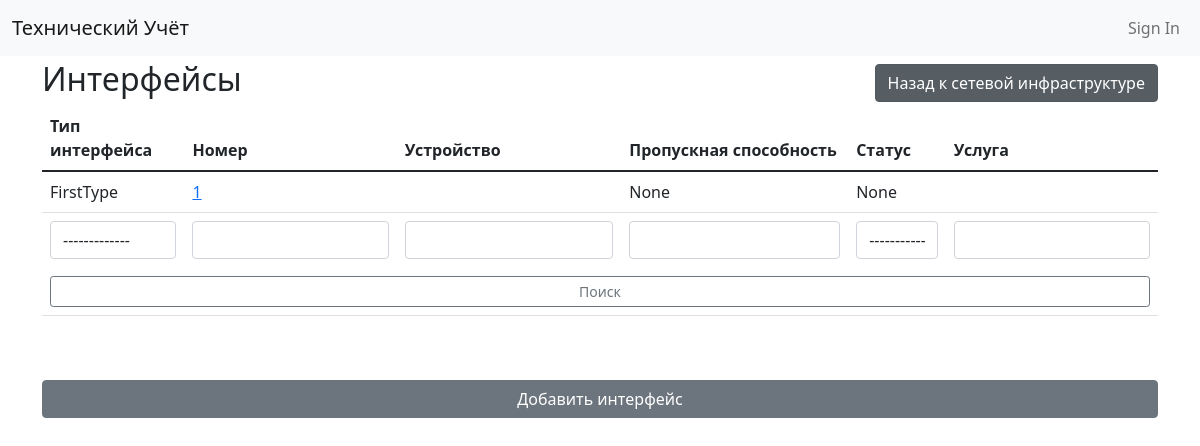
The app's page /connections/, older data.
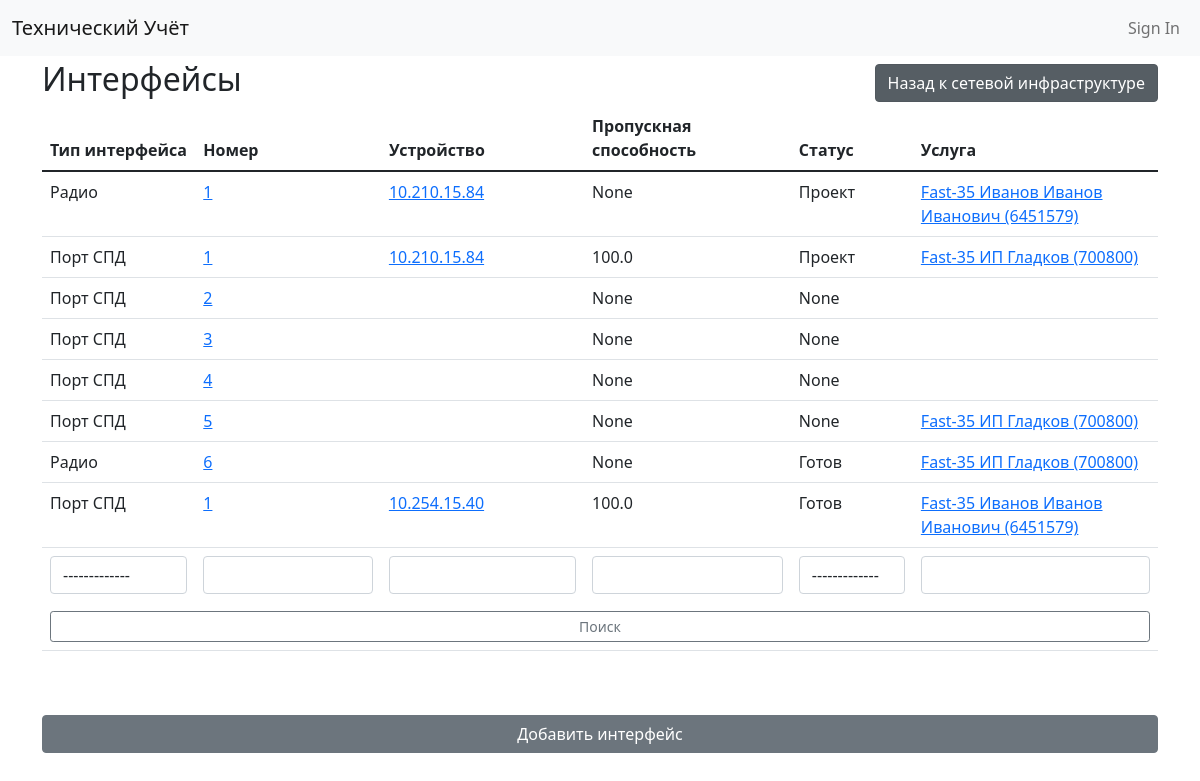
The same page, newer data.
### connections/models.py (models this page shows, shortened)
class ConnectionUnit(models.Model):
    type = models.ForeignKey(ConnectionUnitType, on_delete=models.CASCADE, verbose_name="Тип")
    status = models.ForeignKey(
        'abonents.objectstatus',
        on_delete=models.CASCADE,
        verbose_name="Статус",
        null=True,
        blank=True
    )
    number = models.IntegerField(
        'Порядковый номер интерфейса',
        blank=True,
        null=True,
        default=1
    )
    node = models.ForeignKey(
        'nodes.Node',
        on_delete=models.CASCADE,
        verbose_name="Логическое устройство",
        null=True,
        blank=True
    )
    service = models.ForeignKey(
        'services.service',
        on_delete=models.CASCADE,
        verbose_name="Сервис",
        null=True,
        blank=True
    )
    rate = models.FloatField('Пропускная способность', null=True, blank=True)
    entity = models.ForeignKey(
        "entities.entity",
        on_delete=models.CASCADE,
        verbose_name="Сущность",
        null=True,
        blank=True
    )
    parent_node_connection_unit = models.OneToOneField(
        "self",
        on_delete=models.SET_NULL,
        verbose_name="Порт родительского логического устройства",
        null=True,
        blank=True,
        related_name="children_node_connection_unit"
    )
    in_use_between_nodes = models.BooleanField("Используется для соединения оборудования", default=False)
    class Meta:
        verbose_name = "Интерфейс"
        verbose_name_plural = "Интерфейсы"
        ordering = ['id']
    def get_absolute_url(self):
        return reverse('connection-detail', kwargs={'pk': self.pk})

class ConnectionUnitType(models.Model):
    name = models.CharField('Наименование', max_length=16, unique=True)
    class Meta:
        verbose_name = "Тип интерфейса"
        verbose_name_plural = "Типы интерфейсов"
        ordering = ['id']
    def __str__(self):
        return self.name

### nodes/models.py (models this page shows, shortened)
class Node(models.Model):
    name = models.ForeignKey(
        NodeName,
        on_delete=models.CASCADE,
        verbose_name="Наименование",
        null=True,
        blank=True
    )
    type = models.ForeignKey(NodeType, on_delete=models.CASCADE, verbose_name="Тип")
    created_date = models.DateField('Дата создания', auto_now_add=True)
    change_date = models.DateField('Дата изменения', auto_now=True)
    entity = models.ForeignKey(
        "entities.entity",
        on_delete=models.CASCADE,
        verbose_name="Сущность",
        null=True,
        blank=True
    )
    status = models.ForeignKey(
        'abonents.objectstatus',
        on_delete=models.CASCADE,
        verbose_name="Статус",
        null=True,
        blank=True
    )
    building = models.ForeignKey(
        'buildings.building',
        on_delete=models.CASCADE,
        verbose_name="Здание",
        null=True,
        blank=True
    )
    ip_address = models.GenericIPAddressField("IP адрес", null=True, blank=True)
    parent = models.ForeignKey('self', models.CASCADE, null=True, blank=True, verbose_name='Родительское устройство')
    class Meta:
        verbose_name = "Логическое устройство"
        verbose_name_plural = "Логические устройства"
        ordering = ['id']
    def get_absolute_url(self):
        return reverse('node-detail', kwargs={'pk': self.pk})
    def __str__(self):
        return f'{self.name.name} {self.ip_address}'

### abonents/models.py (models this page shows, shortened)
class ObjectStatus(models.Model):
    name = models.CharField('Наименование', max_length=50, unique=True)
    class Meta:
        verbose_name = "Статус объекта"
        verbose_name_plural = "Статусы объектов"
        ordering = ['id']
    def __str__(self):
        return self.name

class Abonent(models.Model):
    name = models.CharField('Имя', max_length=25, unique=True)
    type = models.ForeignKey(AbonentType, on_delete=models.CASCADE, verbose_name="Тип")
    created_date = models.DateField('Дата создания', auto_now_add=True)
    change_date = models.DateField('Дата изменения', auto_now=True)
    enable_date = models.DateField('Дата подключения', blank=True, null=True)
    disable_date = models.DateField('Дата отключения', blank=True, null=True)
    phone = models.CharField('Номер телефона', max_length=30, unique=True, null=True, blank=True)
    contract = models.CharField('Номер договора', max_length=50, unique=True, null=True, blank=True)
    object_status = models.ForeignKey(
        ObjectStatus,
        on_delete=models.CASCADE,
        verbose_name='Статус',
        blank=True,
        null=True
    )
    building = models.ForeignKey(
        'buildings.building',
        on_delete=models.CASCADE,
        verbose_name="Здание",
        null=True,
        blank=True
    )
    class Meta:
        verbose_name = "Абонент"
        verbose_name_plural = "Абоненты"
        ordering = ['id']
    def __str__(self):
        return self.name

### services/models.py (models this page shows)
class Service(models.Model):
    name = models.ForeignKey(ServiceName, on_delete=models.CASCADE, verbose_name="Наименование")
    type = models.ForeignKey(ServiceType, on_delete=models.CASCADE, verbose_name="Тип")
    created_date = models.DateField('Дата создания', auto_now_add=True)
    change_date = models.DateField('Дата изменения', auto_now=True)
    abonent = models.ForeignKey(
        'abonents.Abonent',
        on_delete=models.CASCADE,
        verbose_name='Абонент',
        null=True,
        blank=True
    )
    entity = models.ForeignKey(
        "entities.entity",
        on_delete=models.CASCADE,
        verbose_name="Сущность",
        null=True,
        blank=True
    )
    status = models.ForeignKey(
        'abonents.objectstatus',
        on_delete=models.CASCADE,
        verbose_name="Статус",
        null=True,
        blank=True
    )
    class Meta:
        verbose_name = "Сервис"
        verbose_name_plural = "Сервисы"
        ordering = ['id']
    def __str__(self):
        return f'{self.name.name} {self.abonent} ({self.abonent.contract})'
    def get_absolute_url(self):
        return reverse('service-detail', kwargs={'pk': self.pk})

class ServiceName(models.Model):
    name = models.CharField('Наименование', max_length=16, unique=True)
    type = models.ForeignKey(ServiceType, on_delete=models.CASCADE, verbose_name="Тип")
    class Meta:
        verbose_name = "Имя сервиса"
        verbose_name_plural = "Имена сервисов"
        ordering = ['id']
    def __str__(self):
        return self.name

### connections/views.py (the view, shortened to what this page needs)
# urls.py: path("", ListAndCreateConnectionUnitView.as_view(), name='connection-list'),
class ListAndCreateConnectionUnitView(CreateView):
    model = ConnectionUnit
    template_name = "connections/list.html"
    fields = create_and_update_fileds
    def get_context_data(self, **kwargs):
        context = super().get_context_data(**kwargs)
        qs = self.model.objects.all()
        filtered = False
        if self.request.GET.get('type'):
            _type = self.request.GET.get('type')
            if _type.isdigit():
                qs = qs.filter(type__id=int(_type))
                filtered = True
                context['select_type'] = int(_type)
        if self.request.GET.get('object_status'):
            object_status = self.request.GET.get('object_status')
            if object_status.isdigit():
                qs = qs.filter(status__id=int(object_status))
                filtered = True
                context['select_object_status'] = int(object_status)
        if self.request.GET.get('number'):
            number = self.request.GET.get('number')
            if number.isdigit():
                qs = qs.filter(number=int(number))
                filtered = True
                context['number'] = int(number)
        if self.request.GET.get('rate'):
            rate = self.request.GET.get('rate')
            if rate.isdigit():
                qs = qs.filter(rate=int(rate))
                filtered = True
                context['rate'] = int(rate)
        page = 1
        if self.request.GET.get('page'):
            page = self.request.GET.get('page')
            if page.isdigit():
                page = int(page)
        paginator = Paginator(qs, 20)
        context['connections_pages'] = paginator.num_pages
        context["service_names"] = Service.objects.select_related('abonent').all()
        context["connections"] = paginator.get_page(page)
        context["connection_types"] = ConnectionUnitType.objects.all()
        context["services"] = Service.objects.all()
        context["object_statuses"] = ObjectStatus.objects.all()
        context["filtered"] = filtered
        context["nodes"] = Node.objects.all()
        return context

### techuchet/users/context_processors.py (called while the page is built)
def allauth_settings(request):
    return {
        "ACCOUNT_ALLOW_REGISTRATION": settings.ACCOUNT_ALLOW_REGISTRATION,
    }

### connections/templates/connections/list.html (shortened to what this page needs)
{% extends "base.html" %}
{% load crispy_forms_tags %}
{% block content %}
    <div class="d-flex justify-content-between align-items-center">
      <h2>Интерфейсы</h2>
      <a href="{% url 'net_infrustructure' %}"><button class="btn btn-secondary active" role="button" aria-pressed="true">Назад к сетевой инфраструктуре</button></a>
    </div>
    <table class="table">
        <thead>
          <tr>
            <th scope="col">Тип интерфейса</th>
            <th scope="col">Номер</th>
            <th scope="col">Устройство</th>
            <th scope="col">Пропускная способность</th>
            <th scope="col">Статус</th>
            <th scope="col">Услуга</th>
          </tr>
        </thead>
        <tbody>
            {% for connection in connections %}
                <tr>
                  <td>{{ connection.type.name }}</td>
                  <td><a href="{{ connection.get_absolute_url }}">{{ connection.number }}</a></td>
                  <td><a href="{{ connection.node.get_absolute_url }}">{{ connection.node.ip_address }}</a></td>
                    <td>{{ connection.rate }}</td>
                    <td>{{ connection.status }}</td>
                  <td>
                    {% if connection.in_use_between_nodes %}
                      {% if connection.parent_node_connection_unit %}
                        <a href="{{ connection.parent_node_connection_unit.get_absolute_url }}">
                          {{ connection.parent_node_connection_unit }}
                        </a>
                      {% elif connection.children_node_connection_unit %}
                        <a href="{{ connection.children_node_connection_unit.get_absolute_url }}">
                          {{ connection.children_node_connection_unit }}
                        </a>
                      {% else %}
                        Подключение оборудования
                      {% endif %}
                    {% else %}
                      {% if connection.service %}
                        <a href="{{ connection.service.get_absolute_url }}">{{ connection.service }}</a>
                      {% endif %}
                    {% endif %}
                  </td>
                </tr>
            {% endfor %}
            <form action=".">
              <tr class="form-table-search-tr">
                <td>
                  <select name="type" class="form-control form-table-search-input">
                    <option value="">-------------</option>
                  </select>
                </td>
                <td><input name="number" type="number" {% if number %}value="{{number}}"{% endif %} class="form-control form-table-search-input"></input></td>
                <td>
                <input name="ip_address" {% if ip_address %}value="{{ip_address}}"{% endif %} class="form-control form-table-search-input"></input>
                </td>
                <td><input name="rate" type="number" {% if rate %}value="{{rate}}"{% endif %} class="form-control form-table-search-input"></input></td>
                <td>
                  <select name="object_status" class="form-control form-table-search-input">
                    <option value="">-------------</option>
                  </select>
                </td>
                <td>
                <input name="service" {% if service %}value="{{service}}"{% endif %} class="form-control form-table-search-input"></input>
                </td>
              </tr>
              <tr {% if filtered %}class="form-table-search-tr"{% endif %}>
                <td colspan="6"><button class="w-100 btn btn-outline-secondary btn-sm" type="submit">Поиск</button></td>
              </tr>
            </form>
        </tbody>
      </table>
      <button type="button" class="w-100 btn btn-secondary mt-5" id="modal-btn" data-bs-toggle="modal" data-bs-target="#exampleModal">
        Добавить интерфейс
      </button>
{% endblock %}

Row changes from the older to the newer data that the page shows:
removed ConnectionUnit: type.name "FirstType", number "1", rate "None", status "None"
added ConnectionUnit: type.name "Радио", number "1", node.ip_address "10.210.15.84", rate "None", status "Проект", service "Fast-35 Иванов Иванов Иванович (6451579)"
added ConnectionUnit: type.name "Порт СПД", number "1", node.ip_address "10.210.15.84", rate "100.0", status "Проект", service "Fast-35 ИП Гладков (700800)"
added ConnectionUnit: type.name "Порт СПД", number "2", rate "None", status "None"
added ConnectionUnit: type.name "Порт СПД", number "3", rate "None", status "None"
added ConnectionUnit: type.name "Порт СПД", number "4", rate "None", status "None"
added ConnectionUnit: type.name "Порт СПД", number "5", rate "None", status "None", service "Fast-35 ИП Гладков (700800)"
added ConnectionUnit: type.name "Радио", number "6", rate "None", status "Готов", service "Fast-35 ИП Гладков (700800)"
added ConnectionUnit: type.name "Порт СПД", number "1", node.ip_address "10.254.15.40", rate "100.0", status "Готов", service "Fast-35 Иванов Иванов Иванович (6451579)"
